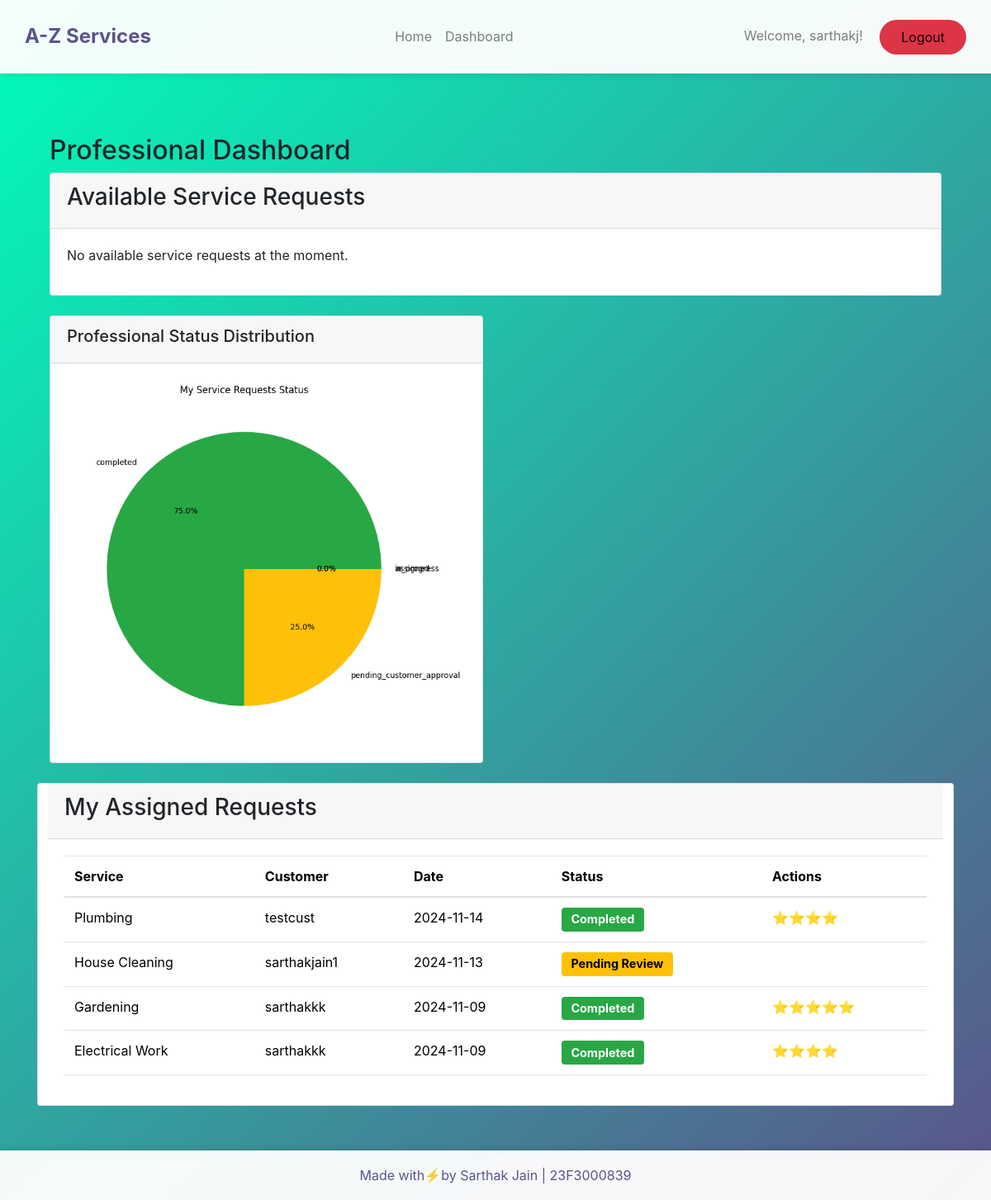
Screenshot of /professional/dashboard (signed in) with the database file from the repository.
### app/models.py (models this page shows, shortened)
class User(UserMixin, db.Model):
    __tablename__ = 'user'
    id = db.Column(db.Integer, primary_key=True)
    username = db.Column(db.String(80), unique=True, nullable=False)
    password = db.Column(db.String(120), nullable=False)
    role = db.Column(db.String(20), nullable=False)  # 'admin', 'professional', 'customer'
    is_approved = db.Column(db.Boolean, default=False)
    is_blocked = db.Column(db.Boolean, default=False)
    average_rating = db.Column(db.Float, default=0.0)
    location = db.Column(db.String(100))
    pincode = db.Column(db.String(6))
    professional_id = db.Column(db.String(8), unique=True)  # For format PRO12345
    service_requests_made = db.relationship('ServiceRequest',
                                          foreign_keys='ServiceRequest.customer_id',
                                          backref='customer')
    service_requests_received = db.relationship('ServiceRequest',
                                              foreign_keys='ServiceRequest.professional_id',
                                              backref='professional')
    reviews_given = db.relationship('Review',
                                  foreign_keys='Review.customer_id',
                                  backref='reviewer')
    reviews_received = db.relationship('Review',
                                     foreign_keys='Review.professional_id',
                                     backref='reviewed_professional')

class ServiceRequest(db.Model):
    __tablename__ = 'service_request'
    id = db.Column(db.Integer, primary_key=True)
    customer_id = db.Column(db.Integer, db.ForeignKey('user.id'), nullable=False)
    professional_id = db.Column(db.Integer, db.ForeignKey('user.id'))
    service_id = db.Column(db.Integer, db.ForeignKey('service.id'), nullable=False)
    status = db.Column(db.String(20), default='requested')  # requested, assigned, in_progress, pending_customer_approval, completed
    date_of_request = db.Column(db.DateTime, nullable=False)
    remarks = db.Column(db.Text)
    reviews = db.relationship('Review', backref='service_request', lazy=True)

class Service(db.Model):
    __tablename__ = 'service'
    id = db.Column(db.Integer, primary_key=True)
    name = db.Column(db.String(100), nullable=False)
    description = db.Column(db.Text, nullable=False)
    base_price = db.Column(db.Float, nullable=False)
    time_required = db.Column(db.String(50), nullable=False)
    location = db.Column(db.String(100))
    pincode = db.Column(db.String(10))
    created_at = db.Column(db.DateTime, default=datetime.utcnow)
    service_requests = db.relationship('ServiceRequest', backref='requested_service')

class Review(db.Model):
    __tablename__ = 'review'
    id = db.Column(db.Integer, primary_key=True)
    customer_id = db.Column(db.Integer, db.ForeignKey('user.id'), nullable=False)
    professional_id = db.Column(db.Integer, db.ForeignKey('user.id'), nullable=False)
    service_request_id = db.Column(db.Integer, db.ForeignKey('service_request.id'), nullable=False)
    rating = db.Column(db.Integer, nullable=False)  # 1-5 stars
    comment = db.Column(db.Text)
    created_at = db.Column(db.DateTime, default=datetime.utcnow)

### app/views/professional.py (the view)
@professional_bp.route('/dashboard')
@professional_required
def dashboard():
    available_requests = ServiceRequest.query.filter_by(
        professional_id=None,
        status='requested'
    ).all()
    assigned_requests = ServiceRequest.query.filter_by(
        professional_id=current_user.id
    ).order_by(ServiceRequest.date_of_request.desc()).all()
    plt.switch_backend('Agg')
    status_counts = {
        'assigned': 0,
        'in_progress': 0,
        'completed': 0,
        'pending_customer_approval': 0
    }
    for request in assigned_requests:
        status_counts[request.status] = status_counts.get(request.status, 0) + 1
    if any(status_counts.values()):
        fig = plt.figure(figsize=(8, 8))
        plt.pie(list(status_counts.values()),
            labels=list(status_counts.keys()),
            colors=['#007bff', '#17a2b8', '#28a745', '#ffc107'],
            autopct='%1.1f%%'
        )
        plt.title('My Service Requests Status')
        buffer = io.BytesIO()
        fig.savefig(buffer, format='png', bbox_inches='tight')
        buffer.seek(0)
        status_chart = base64.b64encode(buffer.getvalue()).decode()
        plt.close(fig)
    else:
        status_chart = None
    return render_template('professional/dashboard.html',
                         available_requests=available_requests,
                         assigned_requests=assigned_requests,
                         status_chart=status_chart)

### app/__init__.py (called while the page is built)
def create_app(config_class=Config):
    app = Flask(__name__)
    app.config.from_object(config_class)
    db.init_app(app)
    migrate.init_app(app, db)
    login_manager.init_app(app)
    login_manager.login_view = 'main.login'
    from .models import User
    @login_manager.user_loader
    def load_user(user_id):
        return User.query.get(int(user_id))
    from .views.admin import admin_bp
    from .views.customer import customer_bp
    from .views.professional import professional_bp
    from .routes import main_bp
    app.register_blueprint(admin_bp, url_prefix='/admin')
    app.register_blueprint(customer_bp, url_prefix='/customer')
    app.register_blueprint(professional_bp, url_prefix='/professional')
    app.register_blueprint(main_bp)
    with app.app_context():
        db.create_all()
    return app

### app/views/professional.py (called while the page is built)
def professional_required(f):
    @wraps(f)
    @login_required
    def decorated_function(*args, **kwargs):
        if not current_user.role == 'professional' or not current_user.is_approved:
            flash('You must be an approved service professional to access this page.', 'danger')
            return redirect(url_for('main.index'))
        return f(*args, **kwargs)
    return decorated_function

### app/templates/professional/dashboard.html (shortened to what this page needs)
{% extends "layout.html" %}
{% block content %}
<div class="container mt-4">
    <h2>Professional Dashboard</h2>
    <div class="card mb-4">
        <div class="card-header">
            <h3>Available Service Requests</h3>
        </div>
        <div class="card-body">
            {% if available_requests %}
            <table class="table">
                <thead>
                    <tr>
                        <th>Service</th>
                        <th>Customer</th>
                        <th>Date</th>
                        <th>Remarks</th>
                        <th>Action</th>
                    </tr>
                </thead>
                <tbody>
                    {% for request in available_requests %}
                    <tr>
                        <td>{{ request.requested_service.name }}</td>
                        <td>{{ request.customer.username }}</td>
                        <td>{{ request.date_of_request.strftime('%Y-%m-%d') }}</td>
                        <td>{{ request.remarks or 'No remarks' }}</td>
                        <td>
                            <form action="{{ url_for('professional.accept_request', request_id=request.id) }}" method="POST" style="display: inline;">
                                <button type="submit" class="btn btn-primary btn-sm">Accept</button>
                            </form>
                        </td>
                    </tr>
                    {% endfor %}
                </tbody>
            </table>
            {% else %}
            <p>No available service requests at the moment.</p>
            {% endif %}
        </div>
    </div>
    {% if status_chart %}
    <div class="row mb-4">
        <div class="col-md-6">
            <div class="card">
                <div class="card-header">
                    <h5>Professional Status Distribution</h5>
                </div>
                <div class="card-body text-center">
                    <img
                        class="img-fluid"
                        alt="Professional Status Distribution">
                </div>
            </div>
        </div>
    {% endif %}
    <div class="card mt-4">
        <div class="card-header">
            <h3>My Assigned Requests</h3>
        </div>
        <div class="card-body">
            {% if assigned_requests %}
            <table class="table">
                <thead>
                    <tr>
                        <th>Service</th>
                        <th>Customer</th>
                        <th>Date</th>
                        <th>Status</th>
                        <th>Actions</th>
                    </tr>
                </thead>
                <tbody>
                    {% for request in assigned_requests %}
                    <tr>
                        <td>{{ request.requested_service.name }}</td>
                        <td>{{ request.customer.username }}</td>
                        <td>{{ request.date_of_request.strftime('%Y-%m-%d') }}</td>
                        <td>
                            {% if request.status == 'completed' %}
                                <span class="badge badge-success">Completed</span>
                            {% elif request.status == 'pending_customer_approval' %}
                                <span class="badge badge-warning">Pending Review</span>
                            {% elif request.status == 'in_progress' %}
                                <span class="badge badge-info">In Progress</span>
                            {% elif request.status == 'assigned' %}
                                <span class="badge badge-primary">Assigned</span>
                            {% else %}
                                <span class="badge badge-secondary">{{ request.status }}</span>
                            {% endif %}
                        </td>
                        <td>
                            {% if request.status == 'assigned' %}
                                <form action="{{ url_for('professional.start_service', request_id=request.id) }}"
                                      method="POST" style="display: inline;">
                                    <button type="submit" class="btn btn-info btn-sm">Start Service</button>
                                </form>
                            {% elif request.status == 'in_progress' %}
                                <form action="{{ url_for('professional.complete_service', request_id=request.id) }}"
                                      method="POST" style="display: inline;">
                                    <button type="submit" class="btn btn-success btn-sm">Mark Complete</button>
                                </form>
                            {% elif request.status == 'completed' and request.reviews %}
                                <span class="text-warning">
                                    {{ '⭐' * request.reviews[0].rating }}
                                </span>
                            {% endif %}
                        </td>
                    </tr>
                    {% endfor %}
                </tbody>
            </table>
            {% else %}
            <p>No assigned service requests.</p>
            {% endif %}
        </div>
    </div>
</div>
{% endblock %}

### app/templates/layout.html (shortened to what this page needs)
<!DOCTYPE html>
<html lang="en">
<head>
    <link href="https://cdn.jsdelivr.net/npm/bootstrap@5.3.2/dist/css/bootstrap.min.css" rel="stylesheet">
    <link rel="stylesheet" href="https://stackpath.bootstrapcdn.com/bootstrap/4.5.2/css/bootstrap.min.css">
</head>
<body>
    <nav class="navbar navbar-expand-lg navbar-light d-flex justify-content-between">
        <div>
        <a class="navbar-brand" href="{{ url_for('main.index') }}">A-Z Services</a>
        </div>
            <ul class="navbar-nav">
                <li class="nav-item">
                    <a class="nav-link" href="{{ url_for('main.index') }}">Home</a>
                </li>
                {% if current_user.is_authenticated %}
                    <li class="nav-item">
                        {% if current_user.role == 'customer' %}
                            <a class="nav-link" href="{{ url_for('customer.dashboard') }}">Dashboard</a>
                        {% elif current_user.role == 'professional' %}
                            <a class="nav-link" href="{{ url_for('professional.dashboard') }}">Dashboard</a>
                        {% elif current_user.role == 'admin' %}
                            <a class="nav-link" href="{{ url_for('admin.dashboard') }}">Dashboard</a>
                        {% endif %}
                    </li>
                {% endif %}
            </ul>
            <div class="navbar-text">
                {% if current_user.is_authenticated %}
                    <span class="navbar-text mr-3">Welcome, {{ current_user.username }}!</span>
                    <a class="btn btn-logout" href="{{ url_for('main.logout') }}">Logout</a>
                {% else %}
                    <a class="btn btn-login" href="{{ url_for('main.login') }}">Login</a>
                    <a class="btn btn-register" href="{{ url_for('main.register') }}">Register</a>
                {% endif %}
            </div>
    </nav>
    <div class="page-wrapper">
        <div class="container">
            {% block content %}{% endblock %}
        </div>
    </div>
    <footer class="footer">
        <p class="mb-0">Made with⚡by Sarthak Jain | 23F3000839</p>
    </footer>
</body>
</html>

### app/templates/layout.html (style rules this page uses)
body { background: linear-gradient(135deg, #00feba, #5b548a); min-height: 100vh; padding-bottom: 60px; position: relative; }
.navbar { padding: 15px 30px; background: rgba(255, 255, 255, 0.95) !important; box-shadow: 0 2px 10px rgba(0,0,0,0.1); }
.navbar-brand { font-weight: bold; font-size: 24px; color: #5b548a !important; }
.page-wrapper { padding-top: 50px; padding-bottom: 30px; }
.btn-logout { background: #dc3545; color: white; padding: 8px 25px; border-radius: 25px; }
.footer { position: absolute; bottom: 0; width: 100%; height: 60px; background: rgba(255, 255, 255, 0.95); display: flex; align-items: center; justify-content: center; color: #5b548a; box-shadow: 0 -2px 10px rgba(0,0,0,0.1); }

### app/templates/professional/dashboard.html (style rules this page uses)
.badge { font-size: 0.9em; padding: 0.5em 0.8em; }
.badge-warning { background-color: #ffc107; color: #000; }
.badge-success { background-color: #28a745; }

### rows the page displays
User: username "sarthakj"
ServiceRequest: requested_service.name "Plumbing", customer.username "testcust", date_of_request "2024-11-14", status "Completed"
Review: rating "⭐⭐⭐⭐"
ServiceRequest: requested_service.name "House Cleaning", customer.username "sarthakjain1", date_of_request "2024-11-13", shows "Pending Review"
ServiceRequest: requested_service.name "Gardening", customer.username "sarthakkk", date_of_request "2024-11-09", status "Completed"
Review: rating "⭐⭐⭐⭐⭐"
ServiceRequest: requested_service.name "Electrical Work", customer.username "sarthakkk", date_of_request "2024-11-09", status "Completed"
Review: rating "⭐⭐⭐⭐"
